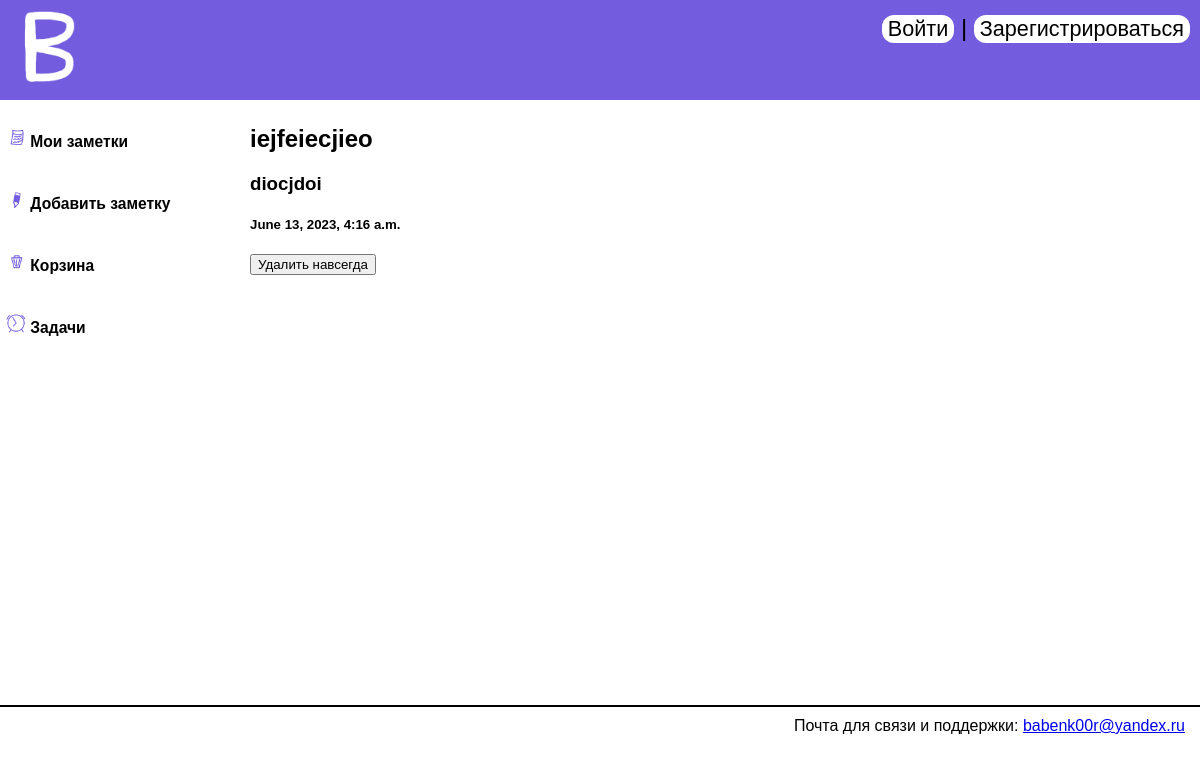
The page /basket/check_trash_note/4 on the database its author committed.
### main/models.py (models this page shows)
class Basket_model(models.Model):
    title = models.CharField(max_length=255, verbose_name="Название записки")
    text = models.TextField(blank=True, verbose_name="Текст записки")
    user_id = models.CharField(max_length=255)
    time_create = models.DateTimeField(auto_now_add=True)
    last_time_update = models.DateTimeField(auto_now=True, verbose_name="Дата последнего изменения")
    date_delete = models.DateTimeField(auto_now_add=True, verbose_name="Дата удаления")

### main/views.py (the view)
# urls.py: path('basket/check_trash_note/<int:post_id>', Check_trash_note, name ='check_trash_note'),
def Check_trash_note(request, post_id):
    note = get_object_or_404(Basket_model, id=post_id)
    return render(request, 'main/check_trash_note.html', {'note': note, 'menu': menu})

### main/templates/main/check_trash_note.html
{% extends 'main/base.html' %}
{% block content %}
<h2>{{ note.title }}</h2>
<h3>{{ note.text }}</h3>
<h5>{{ note.last_time_update }}</h5>
    <a href="{% url 'delete_trash_note' note.id %}"><button type="submit" class="buttons">Удалить навсегда</button></a>
{% endblock %}

### main/static/main/css/styles.css (style rules this page uses)
html, body { font-family: 'arial'; margin: 0px; }

### rows shown on the page
Basket_model: title "iejfeiecjieo", text "diocjdoi", last_time_update "June 13, 2023, 4:16 a.m."

### other values the page prints
{{ p.title }} "Мои заметки" "Добавить заметку" "Корзина" "Задачи"
